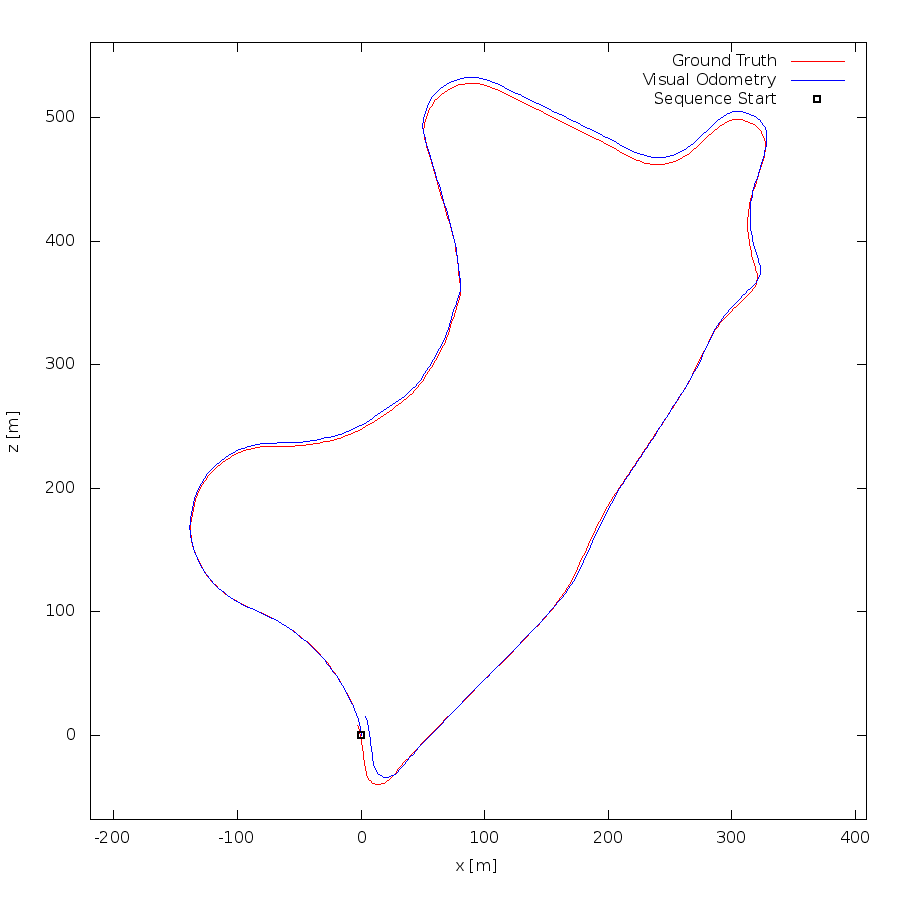

Source code (gnuplot):
set term postscript eps enhanced color
set output "09.eps"
set size ratio -1
set xrange [-219:409]
set yrange [-68:561]
set xlabel "x [m]"
set ylabel "z [m]"
plot "09.txt" using 1:2 lc rgb "#FF0000" title 'Ground Truth' w lines,"09.txt" using 3:4 lc rgb "#0000FF" title 'Visual Odometry' w lines,"< head -1 09.txt" using 1:2 lc rgb "#000000" pt 4 ps 1 lw 2 title 'Sequence Start' w points
